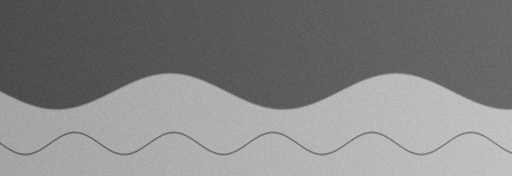
#> input picture KV260/simulation_filters/Filter_Num_11/results/curve_test/decoded.bmp, 512 x 176 px, given in place of PIC1_native_baseline.bmp, which was not available
$ python check_designer.py
#> lines starting #> are read from the running program, lines starting #| are printed output that depends on the picture; after the words box and inside, x2 and y2 are one past the last pixel; in counts of white or black regions, pixels touching at a corner belong together
#> in main, image is the input picture: PIL image 512x176 RGB; min 66, max 201, mean 131.1
### KV260/simulation_filters/Filter_Num_3/tools/check_pixels.py
"""Independent raster-order check of the RTL BMP against its decoded JPEG stimulus.
Usage: python tools/check_pixels.py decoded.bmp filtered.bmp [--jpeg original.jpg]
The checker never writes filtered images. Requires NumPy and Pillow.
"""
import argparse

import numpy as np
from PIL import Image


def luma(rgb):
    return (5 * rgb[..., 0] + 9 * rgb[..., 1] + 2 * rgb[..., 2] + 8) // 16


def surface(frame, step, tolerance):
#> called with step = 3, tolerance = 18
    h, w, _ = frame.shape
#> h = 176; w = 512
    padded = np.pad(frame, ((2 * step, 2 * step), (2 * step, 2 * step), (0, 0)), mode="edge")
    luminance = luma(padded)
    output = np.empty_like(frame)
    # Process stripes so memory consumption does not scale with 25 full images.
    for top in range(0, h, 96):
        bottom = min(h, top + 96)
        center = frame[top:bottom]
        colors, scores = [], []
        for row, col in ((0, 0), (0, 2), (2, 0), (2, 2)):
            total = np.zeros_like(center)
            lo = np.full(center.shape[:2], 255, dtype=frame.dtype)
            hi = np.zeros_like(lo)
            for y in range(row, row + 3):
                for x in range(col, col + 3):
                    ys = slice(top + y * step, bottom + y * step)
                    xs = slice(x * step, w + x * step)
                    total += padded[ys, xs]
                    np.minimum(lo, luminance[ys, xs], out=lo)
                    np.maximum(hi, luminance[ys, xs], out=hi)
            color = (total + 4) // 9
            colors.append(color)
            scores.append(2 * (hi - lo) + 3 * np.abs(color - center).max(axis=-1))
        colors = np.stack(colors, axis=2)
        scores = np.stack(scores, axis=2)
        best = scores.argmin(axis=2)
        best_color = np.take_along_axis(colors, best[..., None, None], axis=2)[:, :, 0, :]
        keep = scores <= scores.min(axis=2, keepdims=True) + tolerance
        mean = (np.where(keep[..., None], colors, best_color[:, :, None, :]).sum(axis=2) + 2) // 4
        outlier = np.abs(mean - center).max(axis=-1) > 24
        output[top:bottom] = np.where(outlier[..., None], (mean + center + 1) // 2,
                                      (7 * mean + center + 4) // 8)
#> this loop made 2 passes
#> pass 1, in surface, `outlier = np.abs(mean - center).max(axis=-1) > 24`:
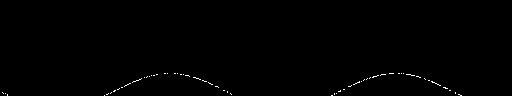
#> outlier: shape (96, 512) bool; 0.37% white in thin lines or dots, all inside (x1, y1, x2, y2) = (2, 73, 462, 96)
#> after the loop:
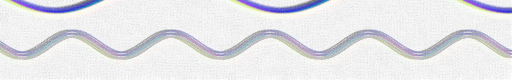
#> scores: shape (80, 512, 4) int16; mean R, G, B, A 57.7, 58.2, 54.7, 54.5; transparent parts drawn white
#> after the loop:
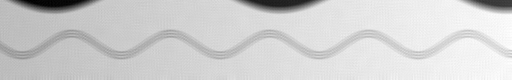
#> total: shape (80, 512, 3) int16; min 683, max 1759, mean 1562.8; drawn with min black and max white
    return output


# [94 lines left out: functions render, finish, camera_filter, main, not called in this run]


# [2 lines that do not run on import are left out]

### KV260/simulation_filters/Filter_Num_3/tools/check_designer.py
"""Check the final RTL capture at every (x,y) with an independent array model.
Start at the decoded JPEG (--decoded) or at the native camera-filter output (--native).
"""
import argparse
import filecmp
from pathlib import Path

import numpy as np
from PIL import Image

from check_pixels import camera_filter, luma, surface


ROOT = Path(__file__).resolve().parents[1]
ANCHOR = np.array([-39, -27, -16, -3, 12, 33, 52, 86, 120, 152, 167, 177, 189, 202, 215, 229, 242], dtype=np.int32)
WEIGHT = np.array([
    [-19, -42, -35, 130, 149, 68, 58, 43, -52, -34, 36, 73, 40, -71, 70, 75, 38, -9, -38, 42, -40],
    [-166, -101, -48, 153, 39, 67, 63, 58, -65, -32, 75, 72, 46, -78, 57, 80, 16, -10, -41, 35, -33],
    [787, -110, -146, 122, -7, 99, 19, -9, -43, -18, 69, 56, 38, -68, 62, 64, 4, -11, -18, 18, -18]
], dtype=np.int32)
ARTWORK_X = ((0,208,645,1637,1885,2047), (0,119,623,1679,1906,2047))
ARTWORK_Y = ((0,437,943,1052,1142), (4,464,1004,1102,1151))


def coordinates(output_knots, input_knots):
    indices = np.arange(output_knots[-1]+1)
    segment = np.searchsorted(output_knots[1:], indices, side="left")
    out, src = np.asarray(output_knots), np.asarray(input_knots)
    width = out[segment+1] - out[segment]
    return src[segment] + ((indices-out[segment])*(src[segment+1]-src[segment]) + width//2)//width


def condition_input(pixels):
    """Meter a spatial grid across the whole source and apply the frame's RGB gains."""
    grid = pixels[::8, ::8].reshape(-1, 3)
    means = (grid.sum(axis=0, dtype=np.int64) + len(grid)//2)//len(grid)
    level = int(luma(means))
    denominator = 33 + max(0, level-70)
    base = max(64, (256*33 + denominator//2)//denominator)
    warm = min(max(0, 12-int(means[0])+int(means[2])), 24, (256-base+4)//8)
    gains = np.array([min(256, base+(2*warm+1)//3), base, base-warm], dtype=np.int32)
    lift = (256-base+5)//10
    source = pixels.astype(np.int32)
    toe = np.maximum(0, lift - (luma(source)+4)//8)
    print(f"Meter RGB {means.tolist()}, Q8 gains {gains.tolist()}, shadow lift {lift}")
    return np.minimum(255, (source*gains+128)//256 + toe[..., None]).astype(np.int16)


def ring(frame, spacing):
#> called with spacing = 8
    r, g, b = np.moveaxis(frame.astype(np.int16), -1, 0)
    y = (5*r + 9*g + 2*b + 8)//16
    h, w = y.shape
#> h = 176; w = 512
    pad = np.pad(y, 2*spacing, mode="edge")
    offsets = [(-2,0),(2,0),(0,-2),(0,2),(-1,-1),(1,1),(-1,1),(1,-1)]
    taps = []
    for dy, dx in offsets:
        top, left = (dy+2)*spacing, (dx+2)*spacing
        taps.append(pad[top:top+h,left:left+w])
#> after the loop, taps = 8 items
    return y, taps


def grade(frame):
    y, taps = ring(frame, 8)
#> taps = 8 items
    detail = y - (sum(taps)+4)//8
    span = np.maximum.reduce(taps) - np.minimum.reduce(taps)
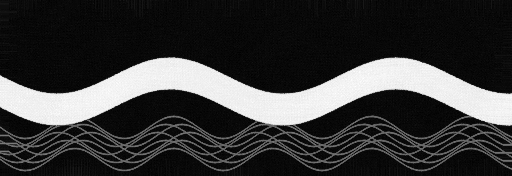
#> span: shape (176, 512) int16; min 0, max 95, mean 21.7; drawn with min black and max white
    pairs = list(zip(taps[::2], taps[1::2]))
#> pairs = 4 items
    black = np.maximum(0, np.maximum.reduce([np.minimum(a,b) for a,b in pairs])-y)
    white = np.maximum(0, y-np.minimum.reduce([np.maximum(a,b) for a,b in pairs]))
    out = np.empty_like(frame)
    def ramp(x, low, high):
        return np.clip(x-low, 0, high-low)
    for top in range(0, len(frame), 64):
        rows = slice(top,top+64)
        r, g, b = np.moveaxis(frame[rows].astype(np.int32), -1, 0)
        level = y[rows].astype(np.int32)
        u, v = r-g, g-b
        dc, spread = detail[rows], span[rows]
        terms = np.stack((
            np.ones_like(u), u, v, ramp(u,-8,4), ramp(u,4,16), ramp(v,28,48),
            ramp(level-2*v,68,84), ramp(level-2*v,84,104), ramp(level+2*u,72,92),
            ramp(level+2*u,120,152), ramp(v-u,4,16), ramp(level+2*v,68,96),
            ramp(level+2*v,96,128), ramp(level-2*u,72,96), ramp(2*v+u,10,22),
            ramp(u+v,28,48), ramp(level+4*u-2*v,80,100), ramp(dc,-32,0),
            ramp(dc,0,32), ramp(spread,0,24), ramp(spread+u,16,40)), axis=-1)
        k, frac = np.divmod(level, 16)
        base = ((16-frac)*ANCHOR[k]+frac*ANCHOR[k+1]+8)//16
        rgb = np.clip(base[...,None] + (terms @ WEIGHT.T + 32)//64, 0, 255)
        target_y = (5*rgb[...,0]+9*rgb[...,1]+2*rgb[...,2]+8)//16
        neutral = np.minimum.reduce([16-2*abs(u)-abs(v-6), 28-abs(target_y-61), 20-spread])
        shift = ((61-target_y)*np.clip(neutral,0,16)+8)//16
        shift -= np.clip((3*np.maximum(black[rows]-4,0)+1)//2,0,36)
        shift += np.minimum(np.maximum(white[rows]-3,0),np.clip(85-target_y,0,12))
        toned = target_y+shift
        residual = ((toned+8)//16)*16-toned
        shift += (residual*np.clip(14+3*u,8,52)+32)//64
        out[rows] = np.clip(rgb+shift[...,None],0,255)
#> this loop made 3 passes
#> top on passes 2 to 3: 64, 128
#> pass 1, in grade, `dc, spread = detail[rows], span[rows]`:
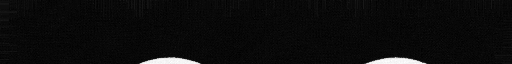
#> spread: shape (64, 512) int16; min 0, max 93, mean 4.6; drawn with min black and max white
#> after the loop: u: shape (48, 512) int32; every value is 0
    return out


def outline(frame):
    y, taps = ring(frame, 1)
#> call 2 of ring, with spacing = 1
#> in ring (call 2), `pad = np.pad(y, 2*spacing, mode="edge")`:
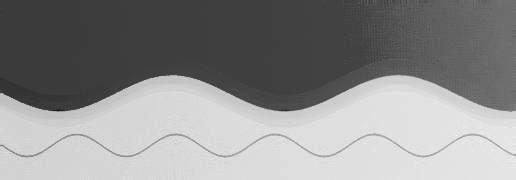
#> pad: shape (180, 516) int16; min 26, max 237, mean 140.1
#> taps = 8 items
    hi, lo = np.maximum.reduce(taps), np.minimum.reduce(taps)
#> hi: shape (176, 512) int16
#> lo: shape (176, 512) int16
    ink = np.minimum(np.clip((hi-y-7)//2,0,24),np.clip((hi+lo-2*y-2)//2,0,24))
    f = frame.astype(np.int16)
    pad = np.pad(f,((1,1),(1,1),(0,0)),mode="edge")
#> pad: shape (178, 514, 3) int16
    mean = (4*f+pad[:-2,1:-1]+pad[2:,1:-1]+pad[1:-1,:-2]+pad[1:-1,2:]+4)//8
    return np.clip(mean-ink[...,None],0,255).astype(np.uint8)
#> returned value: shape (176, 512, 3)


def main():
    parser = argparse.ArgumentParser(description=__doc__)
    source = parser.add_mutually_exclusive_group()
    source.add_argument("--native", type=Path, help="native camera-filter capture")
    source.add_argument("--decoded", type=Path, help="VHDL decoder capture, before the first filter")
    parser.add_argument("--profile", type=int, choices=(2,3), default=3)
    parser.add_argument("--actual", type=Path)
    parser.add_argument("--golden", type=Path, help="also compare the entire captured BMP with this reference")
    args = parser.parse_args()
    name = "PIC1_filtered.bmp" if args.profile==3 else "PIC1_filtered_Designer2.bmp"
    with Image.open(args.decoded or args.native or ROOT/"results/PIC1_native_baseline.bmp") as image:
        if args.profile == 2 and image.size != (2048,1152):
            parser.error("Profile 2 artwork framing requires a 2048 x 1152 source")
        camera = np.asarray(image.convert("RGB"), dtype=np.int16)
    if args.decoded:
        camera = camera_filter(condition_input(camera)).astype(np.int16)
    softened = surface(camera,3,18).astype(np.uint8)
    graded = grade(softened)
    if args.profile == 2:
        graded = graded[coordinates(*ARTWORK_Y)[:,None], coordinates(*ARTWORK_X)]
    expected = outline(graded)
    actual_path = args.actual or ROOT/"results"/name
    with Image.open(actual_path) as image:
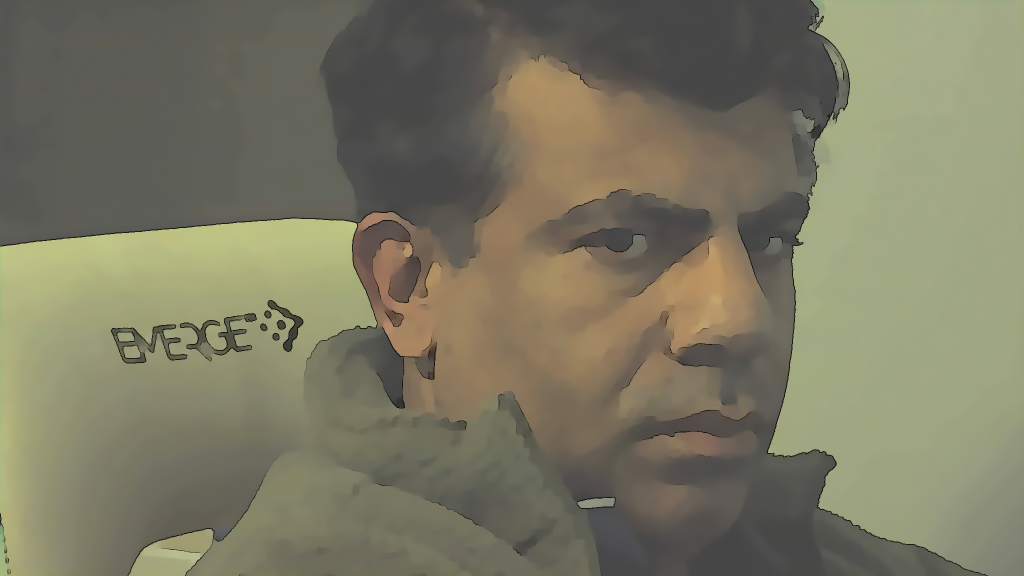
#> input picture KV260/simulation_filters/Filter_Num_10/results/PIC1_filtered.png, 2048 x 1152 px, given in place of PIC1_filtered.bmp, which was not available (shown at 1/2 size)
#> image is the input picture: PIL image 2048x1152 RGB; mean R, G, B 123.3, 120.9, 99.4
        actual = np.asarray(image.convert("RGB"))
    if expected.shape != actual.shape:
#> (the run stopped early here; a loop or call above may not have finished)
